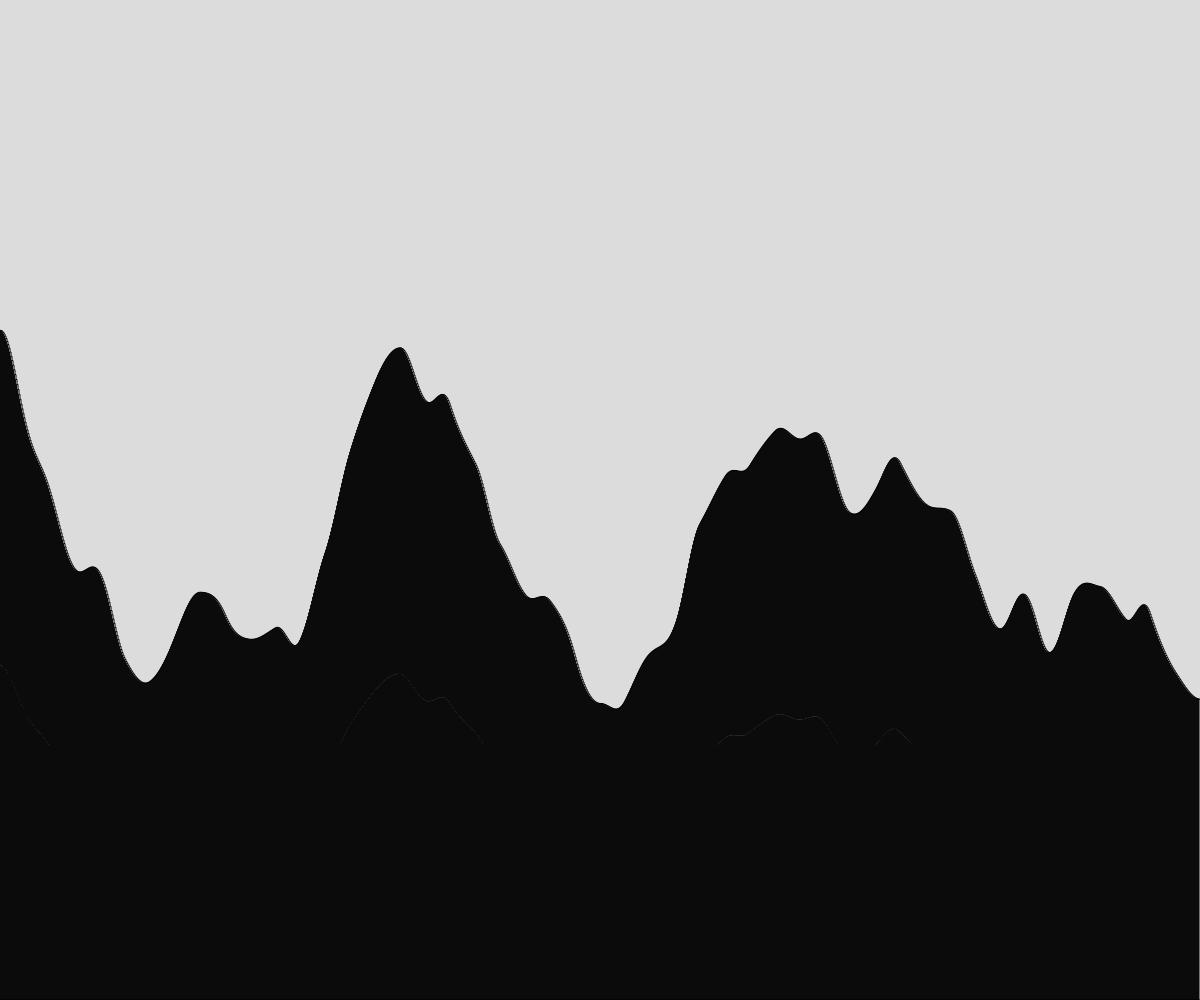
Frame 1 (no input)
Frame 60 (no input): identical to frame 1, image omitted
Frame 120 (the mouse pressed at the canvas centre since frame 60): identical to frame 1, image omitted

The p5.js sketch that drew this single still picture (run headless with seeded random() and noise() and a simulated clock; from frame 60 on, the mouse is pressed at the canvas centre):

// p5.js sketch
// ── sketch.js
// Terrain Generation w/ Perlin Noise


let terrain = [];
let xOffset = 0;

function setup() {
  createCanvas(windowWidth, windowHeight);
  spawnRectangles();
}

function draw() {
  background(220);

  if (keyIsDown(RIGHT_ARROW)) {
    xOffset+=5;
  }
  if (keyIsDown(LEFT_ARROW)) {
    if (xOffset > 5) {
      xOffset-=5;
    }
  }

  for (let i = xOffset; i < xOffset + width; i ++) {
    rect(terrain[i].x - xOffset, height - terrain[i].height, 1, terrain[i].height);
  }
  
}

function spawnRectangles() {
  let time = 0;
  for (let x = 0; x < 10000; x++) {
    let h = noise(time) * height;
    let thisRect = {
      x: x, 
      height: h,
    };
    terrain.push(thisRect);
    time += 0.005;
  }
}
